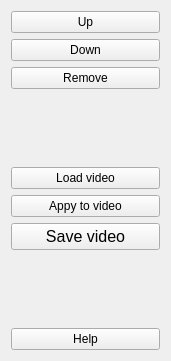
     <widget class="QWidget" name="verticalLayoutWidget_2">
      <property name="geometry">
       <rect>
        <x>240</x>
        <y>10</y>
        <width>171</width>
        <height>361</height>
       </rect>
      </property>
      <layout class="QVBoxLayout" name="verticalLayout_2">
       <item>
        <widget class="QPushButton" name="pushButton_2">
         <property name="text">
          <string>Up</string>
         </property>
        </widget>
       </item>
       <item>
        <widget class="QPushButton" name="pushButton_3">
         <property name="text">
          <string>Down</string>
         </property>
        </widget>
       </item>
       <item>
        <widget class="QPushButton" name="pushButton_4">
         <property name="text">
          <string>Remove</string>
         </property>
        </widget>
       </item>
       <item>
        <spacer name="verticalSpacer">
         <property name="orientation">
          <enum>Qt::Vertical</enum>
         </property>
         <property name="sizeHint" stdset="0">
          <size>
           <width>20</width>
           <height>40</height>
          </size>
         </property>
        </spacer>
       </item>
       <item>
        <widget class="QPushButton" name="pushButton_6">
         <property name="text">
          <string>Load video</string>
         </property>
        </widget>
       </item>
       <item>
        <widget class="QPushButton" name="pushButton">
         <property name="text">
          <string>Appy to video</string>
         </property>
        </widget>
       </item>
       <item>
        <widget class="QPushButton" name="pushButton_7">
         <property name="font">
          <font>
           <pointsize>12</pointsize>
          </font>
         </property>
         <property name="text">
          <string>Save video</string>
         </property>
        </widget>
       </item>
       <item>
        <spacer name="verticalSpacer_2">
         <property name="orientation">
          <enum>Qt::Vertical</enum>
         </property>
         <property name="sizeHint" stdset="0">
          <size>
           <width>20</width>
           <height>40</height>
          </size>
         </property>
        </spacer>
       </item>
       <item>
        <widget class="QPushButton" name="pushButton_5">
         <property name="text">
          <string>Help</string>
         </property>
        </widget>
       </item>
      </layout>
     </widget>
